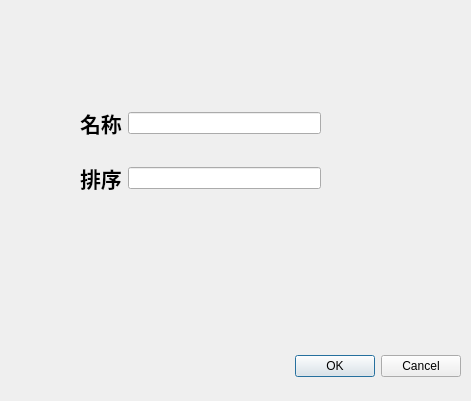
<?xml version="1.0" encoding="UTF-8"?>
<ui version="4.0">
 <class>Dialog</class>
 <widget class="QDialog" name="Dialog">
  <property name="geometry">
   <rect>
    <x>0</x>
    <y>0</y>
    <width>471</width>
    <height>401</height>
   </rect>
  </property>
  <property name="windowTitle">
   <string>Dialog</string>
  </property>
  <widget class="QDialogButtonBox" name="buttonBox">
   <property name="geometry">
    <rect>
     <x>120</x>
     <y>350</y>
     <width>341</width>
     <height>32</height>
    </rect>
   </property>
   <property name="orientation">
    <enum>Qt::Horizontal</enum>
   </property>
   <property name="standardButtons">
    <set>QDialogButtonBox::Cancel|QDialogButtonBox::Ok</set>
   </property>
  </widget>
  <widget class="QWidget" name="gridLayoutWidget">
   <property name="geometry">
    <rect>
     <x>80</x>
     <y>90</y>
     <width>241</width>
     <height>121</height>
    </rect>
   </property>
   <layout class="QGridLayout" name="gridLayout">
    <item row="1" column="0">
     <widget class="QLabel" name="label_2">
      <property name="font">
       <font>
        <pointsize>16</pointsize>
        <weight>75</weight>
        <bold>true</bold>
       </font>
      </property>
      <property name="text">
       <string>排序</string>
      </property>
     </widget>
    </item>
    <item row="0" column="0">
     <widget class="QLabel" name="label_3">
      <property name="font">
       <font>
        <pointsize>16</pointsize>
        <weight>75</weight>
        <bold>true</bold>
       </font>
      </property>
      <property name="text">
       <string>名称</string>
      </property>
     </widget>
    </item>
    <item row="1" column="1">
     <widget class="QLineEdit" name="lineEdit_2"/>
    </item>
    <item row="0" column="1">
     <widget class="QLineEdit" name="lineEdit"/>
    </item>
   </layout>
  </widget>
 </widget>
 <resources/>
 <connections>
  <connection>
   <sender>buttonBox</sender>
   <signal>accepted()</signal>
   <receiver>Dialog</receiver>
   <slot>accept()</slot>
   <hints>
    <hint type="sourcelabel">
     <x>248</x>
     <y>254</y>
    </hint>
    <hint type="destinationlabel">
     <x>157</x>
     <y>274</y>
    </hint>
   </hints>
  </connection>
  <connection>
   <sender>buttonBox</sender>
   <signal>rejected()</signal>
   <receiver>Dialog</receiver>
   <slot>reject()</slot>
   <hints>
    <hint type="sourcelabel">
     <x>316</x>
     <y>260</y>
    </hint>
    <hint type="destinationlabel">
     <x>286</x>
     <y>274</y>
    </hint>
   </hints>
  </connection>
 </connections>
</ui>
